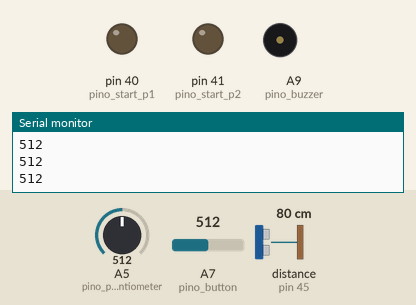
This sketch was run on a simulated Arduino Mega 2560, built with avr-gcc and run on an emulated ATmega2560. Parts: output pins drawn as LEDs (lit = HIGH), buzzer (waves = sounding, pin HIGH), the last lines printed to the serial monitor. Inputs (shaded band) come from the test bench; at power-on: A7 (pino_button) = 512, A5 (pino_potentiometer) = 512, distance to the obstacle (sensor on pin 45) 80 cm. The echo pulse lasts 58.3 µs per cm.

Above: at 1.2 s.
1.3 s: A7 (pino_button) set to 986
2.8 s: A7 (pino_button) set to 1013
At 3.5 s:
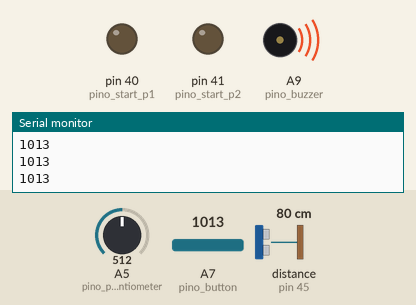
4.3 s: A7 (pino_button) set to 990
At 5.0 s:
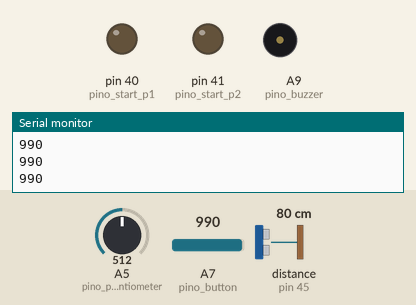
5.8 s: A7 (pino_button) set to 1010
At 6.5 s:
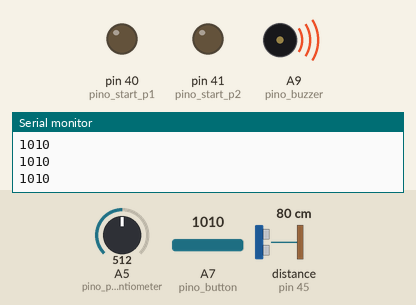
Timing chart, 0 to 8.3 s (numbered marks = the images above; inputs shaded):
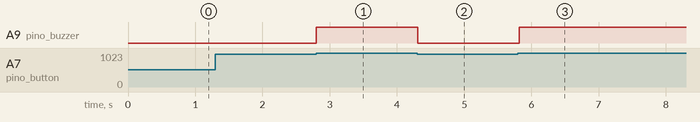

Measured:
- the behaviour switches between 999 and 1000 on A7 (pino_button) (found by bisection; images 0 and 1)
- after the input at 2.8 s, A9 (pino_buzzer): LOW → HIGH at once
- after the input at 4.3 s, A9 (pino_buzzer): HIGH → LOW at once
- after the input at 5.8 s, A9 (pino_buzzer): LOW → HIGH at once

The sketch:

Controle.ino
```cpp
#include <Wire.h>
#include <Ultrasonic.h>
#define pino_start_p1 40
#define pino_start_p2 41
#define pino_trigger 44
#define pino_echo 45
#define pino_potentiometer A5
#define pino_button A7
#define pino_buzzer A9
#define arduino_address 0x18

// Inicialização dos pinos
Ultrasonic ultrasonic(pino_trigger, pino_echo);

// Parâmetros do sistema
const int BLOCK_SIZE = 16;
const int DECIMAL = 4;
char block_data[BLOCK_SIZE];
String received_data;
int item_sequence = 1;

// Variáveis de controle recebidas
int KCT_MODE_PUMP1;
int KCT_MODE_PUMP2;
bool KCT_START;

// Variáveis de controle enviadas
bool FBK_PUMP1_ALARM;
bool FBK_PUMP1_FAULT;
bool FBK_PUMP1_START;
bool FBK_PUMP2_ALARM;
bool FBK_PUMP2_FAULT;
bool FBK_PUMP2_START;
float FBK_T_OIL_LEVEL;
float FBK_R_OIL_LEVEL;
float FBK_R_OIL_TEMPERATURE;
bool FBK_SUPERHEATED_STEAM;
bool FBK_HLEVEL;
bool FBK_HTEMP;
bool FBK_LLEVEL;
bool FBK_LTEMP;
bool FBK_EMERGENCY;

// Variáveis de controle internas
bool LOS_EMERGENCY;
bool POS_EMERGENCY;
bool FBK_OK_SYSTEM;
bool KYV_PUMP1_START;
bool KYV_PUMP2_START;
float SNS_R_OIL_LEVEL;
int SNS_R_OIL_TEMPERATURE;

// Função para receber dados do Raspberry
// A ordem que as informações chegam aqui é
// importante para o correto funcionamento do sistema
void receive_data(int byte_count) {
  received_data = "";
  Wire.read();
  while(Wire.available()) {
    received_data += (char)Wire.read();
  }

  KCT_MODE_PUMP1 = String(received_data[0]).toInt();
  KCT_MODE_PUMP2 = String(received_data[1]).toInt();
  KCT_START = String(received_data[2]).toInt();

  //Serial.println(KCT_MODE_PUMP1);
  //Serial.println(KCT_MODE_PUMP2);
  //Serial.println(KCT_START);
}

// Função para enviar dados para o Raspberry
// A ordem que as informações saem daqui é
// importante para o correto funcionamento do sistema
void send_data() {
  if(item_sequence == 1) {
    dtostrf(KCT_START, BLOCK_SIZE, DECIMAL, block_data);
  } else if(item_sequence == 2) {
    dtostrf(FBK_PUMP1_ALARM, BLOCK_SIZE, DECIMAL, block_data);
  } else if(item_sequence == 3) {
    dtostrf(FBK_PUMP1_FAULT, BLOCK_SIZE, DECIMAL, block_data);
  } else if(item_sequence == 4) {
    dtostrf(FBK_PUMP1_START, BLOCK_SIZE, DECIMAL, block_data);
  } else if(item_sequence == 5) {
    dtostrf(FBK_PUMP2_ALARM, BLOCK_SIZE, DECIMAL, block_data);
  } else if(item_sequence == 6) {
    dtostrf(FBK_PUMP2_FAULT, BLOCK_SIZE, DECIMAL, block_data);
  } else if(item_sequence == 7) {
    dtostrf(FBK_PUMP2_START, BLOCK_SIZE, DECIMAL, block_data);
  } else if(item_sequence == 8) {
    dtostrf(FBK_T_OIL_LEVEL, BLOCK_SIZE, DECIMAL, block_data);
  } else if(item_sequence == 9) {
    dtostrf(FBK_R_OIL_LEVEL, BLOCK_SIZE, DECIMAL, block_data);
  } else if(item_sequence == 10) {
    dtostrf(FBK_R_OIL_TEMPERATURE, BLOCK_SIZE, DECIMAL, block_data);
  } else if(item_sequence == 11) {
    dtostrf(FBK_SUPERHEATED_STEAM, BLOCK_SIZE, DECIMAL, block_data);
  } else if(item_sequence == 12) {
    dtostrf(FBK_HLEVEL, BLOCK_SIZE, DECIMAL, block_data);
  } else if(item_sequence == 13) {
    dtostrf(FBK_HTEMP, BLOCK_SIZE, DECIMAL, block_data);
  } else if(item_sequence == 14) {
    dtostrf(FBK_LLEVEL, BLOCK_SIZE, DECIMAL, block_data);
  } else if(item_sequence == 15) {
    dtostrf(FBK_LTEMP, BLOCK_SIZE, DECIMAL, block_data);
  } else if(item_sequence == 16) {
    dtostrf(FBK_EMERGENCY, BLOCK_SIZE, DECIMAL, block_data);
  }

  item_sequence++;
  Wire.write(block_data);
}

float sensor_ultrassonico() {
  long microsec = ultrasonic.timing();
  float distance_mm = 10 * ultrasonic.convert(microsec, Ultrasonic::CM);

  return distance_mm;
}

bool botao_emergencia() {
  int value = analogRead(pino_button);
  Serial.println(value);
  if (value < 1000) {
    return false;
  } else {
    return true;
  }
}

void buzzer_emergencia() {
  if (LOS_EMERGENCY == true) {
    digitalWrite(pino_buzzer, HIGH);
  } else {
    digitalWrite(pino_buzzer, LOW);
  }
}

void start_bomba1() {
  if (KYV_PUMP1_START == true) {
  digitalWrite(pino_start_p1, HIGH);
  } else {
    digitalWrite(pino_start_p1, LOW);
  }
}

void start_bomba2() {
  if (KYV_PUMP2_START == true) {
  digitalWrite(pino_start_p2, HIGH);
  } else {
    digitalWrite(pino_start_p2, LOW);
  }
}

void torre() {
  // Torre - linhas 0 e 1
  FBK_T_OIL_LEVEL = ((1600.0 - FBK_R_OIL_TEMPERATURE)*(1600.0*4000.0))/(3000.0*3000.0);
  if(FBK_T_OIL_LEVEL <= 230.0 && FBK_PUMP2_START == true) {
    FBK_PUMP2_ALARM = true;
  } else {
    FBK_PUMP2_ALARM = false;
  }
}

void reservatorio() {
  // Reservatorio - linha 0
  SNS_R_OIL_TEMPERATURE = analogRead(pino_potentiometer);
  FBK_R_OIL_TEMPERATURE = (20.0*SNS_R_OIL_TEMPERATURE + 81240.0)/1023.0;

  // Reservatorio - linha 1
  SNS_R_OIL_LEVEL = sensor_ultrassonico();
  FBK_R_OIL_LEVEL = 2400.0 - 8.0*SNS_R_OIL_LEVEL;

  // Reservatorio - linhas 2, 3 e 4
  // Controle de alarmes de temperatura do reservatorio
  if(FBK_R_OIL_TEMPERATURE > 95.0) {
    FBK_HTEMP = true;
    FBK_LTEMP = false;
    FBK_SUPERHEATED_STEAM = false;
  } else if(FBK_R_OIL_TEMPERATURE <= 85.0) {
    FBK_HTEMP = false;
    FBK_LTEMP = true;
    FBK_SUPERHEATED_STEAM = true;
  } else {
    FBK_HTEMP = false;
    FBK_LTEMP = false;
    FBK_SUPERHEATED_STEAM = true;
  }

  // Reservatorio - linha 5, 6 e 7
  // Controle de alarmes de nivel do reservatorio
  if(FBK_R_OIL_LEVEL < 250.0) {
    FBK_LLEVEL = true;
    if(FBK_PUMP1_START == true) {
      FBK_PUMP1_ALARM = true;
    }
    FBK_HLEVEL = false;
  } else if(FBK_R_OIL_LEVEL > 1350.0) {
    FBK_LLEVEL = false;
    FBK_PUMP1_ALARM = false;
    FBK_HLEVEL = true;
  } else {
    FBK_LLEVEL = false;
    FBK_PUMP1_ALARM = false;
    FBK_HLEVEL = false;
  }
}

void acionamento() {
  // Bomba 1 - Acionamento
  // Acionamento - linhas 0 e 1
  if((KCT_MODE_PUMP1 == 0.0 && (FBK_R_OIL_TEMPERATURE > 85.0 && FBK_R_OIL_TEMPERATURE < 95.0)) || KCT_MODE_PUMP1 == 1.0) {
    if(FBK_PUMP1_FAULT == false && FBK_OK_SYSTEM == true) {
      FBK_PUMP1_START = true;
    } else {
      FBK_PUMP1_START = false;
    }
  } else if(KCT_MODE_PUMP1 == 2.0) {
    FBK_PUMP1_START = false;
  }

  // Acionamento - linha 2
  if(FBK_OK_SYSTEM == true && FBK_R_OIL_LEVEL < 150.0) {
    FBK_PUMP1_FAULT = true;
  } else {
    FBK_PUMP1_FAULT = false;
  }

  // Acionamento - linha 3
  if(FBK_PUMP1_FAULT == true) {
    FBK_PUMP1_START = false;
  }

  // Acionamento - linha 4
  if(FBK_PUMP1_START == true) {
    KYV_PUMP1_START = true;
  } else {
    KYV_PUMP1_START = false;
  }
  start_bomba1();

  // Bomba 2 - Acionamento
  // Acionamento - linhas 5 e 6
  if(KCT_MODE_PUMP2 == 0.0) {
    if(FBK_PUMP2_FAULT == false && FBK_OK_SYSTEM == true) {
      FBK_PUMP2_START = true;
    } else {
      FBK_PUMP2_START = false;
    }
  } else if(KCT_MODE_PUMP2 == 1.0) {
    FBK_PUMP2_START = false;
  }

  // Acionamento - linha 7
  if(FBK_OK_SYSTEM == true && FBK_T_OIL_LEVEL < 100.0) {
    FBK_PUMP2_FAULT = true;
  } else {
    FBK_PUMP2_FAULT = false;
  }

  // Acionamento - linha 8
  if(FBK_PUMP2_FAULT == true) {
    FBK_PUMP2_START = false;
  }

  // Acionamento - linha 9
  if(FBK_PUMP2_START == true) {
    KYV_PUMP2_START = true;
  } else {
    KYV_PUMP2_START = false;
  }
  start_bomba2();
}

void main_routine() {
  POS_EMERGENCY = botao_emergencia();
  // MainRoutine - linha 0
  if(KCT_START == true && POS_EMERGENCY == false) {
    FBK_OK_SYSTEM = true;
    KCT_START = true;
  } else {
    FBK_OK_SYSTEM = false;
    KCT_START = false;
  }

  // MainRoutine - linha 1
  if(POS_EMERGENCY == true) {
    FBK_EMERGENCY = true;
    LOS_EMERGENCY = true;
    FBK_PUMP1_START = false;
    FBK_PUMP2_START = false;
  } else {
    FBK_EMERGENCY = false;
    LOS_EMERGENCY = false;
  }
  buzzer_emergencia();
}

void setup()
{
  Serial.begin(9600);
  pinMode(pino_potentiometer, INPUT);
  pinMode(pino_button, INPUT);
  pinMode(pino_buzzer, OUTPUT);
  pinMode(pino_start_p1, OUTPUT);
  pinMode(pino_start_p2, OUTPUT);
  Wire.begin(arduino_address);
  Wire.onReceive(receive_data);
  Wire.onRequest(send_data);
}

void loop()
{
  reservatorio();
  torre();
  main_routine();
  acionamento();

  delay(50);
}
```
